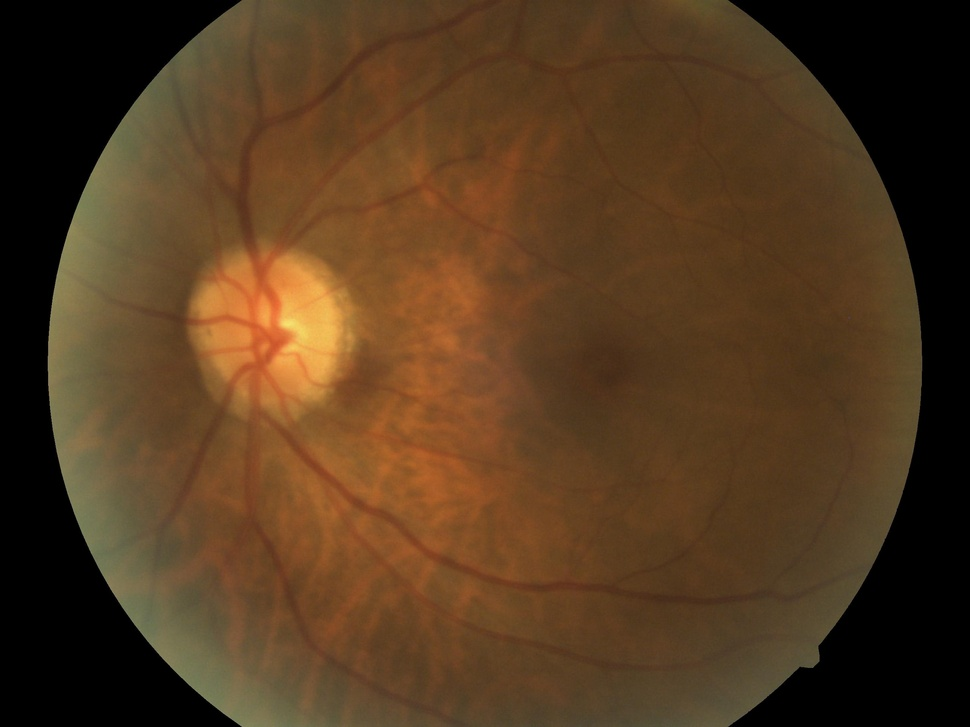
#> input picture data/test/image/input_val/dataset/original_0.jpg, 970 x 727 px, shrunk from 2560 x 1920 before the run
$ python -i dom.py   (imports and definitions only)   (older library calls are emulated)
#> lines starting #> are read from the running program, lines starting #| are printed output that depends on the picture; after the words box and inside, x2 and y2 are one past the last pixel; in counts of white or black regions, pixels touching at a corner belong together
"""Module for DOM sharpness.

Adapted from:
pydom, Sharpness Estimation for Document and Scene Images.
    https://github.com/umang-singhal/pydom


Original paper:
Kumar et al., Sharpness estimation for document and scene images (2012).
    https://ieeexplore.ieee.org/document/6460868
"""

import cv2
import numpy as np
from loguru import logger

from pymdma.common.definitions import Metric
from pymdma.common.output import DistributionResult, MetricResult
from pymdma.constants import EvaluationLevel, MetricGroup, OutputsTypes, ReferenceType


def _dom(median_blurred: np.ndarray):
    """Find DOM at each pixel.

    Parameters
    ----------
    median_blurred : np.ndarray
        Median filtered image.

    Returns
    -------
    domx : np.ndarray
        Diff of diff on x axis.
    domy : np.ndarray
        Diff of diff on y axis.
    """
    median_shift_up = np.pad(median_blurred, ((0, 2), (0, 0)), "constant")[2:, :]
    median_shift_down = np.pad(median_blurred, ((2, 0), (0, 0)), "constant")[:-2, :]
    domx = np.abs(median_shift_up - 2 * median_blurred + median_shift_down)

    median_shift_left = np.pad(median_blurred, ((0, 0), (0, 2)), "constant")[:, 2:]
    median_shift_right = np.pad(median_blurred, ((0, 0), (2, 0)), "constant")[:, :-2]
    domy = np.abs(median_shift_left - 2 * median_blurred + median_shift_right)
    return domx, domy


def _sharpness_matrix(
    median_blurred: np.ndarray,
    edgex: np.ndarray,
    edgey: np.ndarray,
    width: int = 2,
):
    """Find sharpness value at each pixel.

    Parameters
    ----------
    median_blurred : np.ndarray
        Median filtered grayscale image.
    edgex : np.ndarray
        Edge pixels in x-axis.
    edgey : np.ndarray
        Edge pixels in y-axis.
    width : int, optional
        Edge width, by default 2.
    debug : bool, optional
        To show intermediate results, by default False.

    Returns
    -------
    Sx : np.ndarray
        Sharpness value matrix computed in x-axis.
    Sy : np.ndarray
        Sharpness value matrix computed in y-axis.
    """
    # Compute dod measure on both axis
    domx, domy = _dom(median_blurred)

    # Contrast on x and y axis
    Cx = np.abs(median_blurred - np.pad(median_blurred, ((1, 0), (0, 0)), "constant")[:-1, :])
    Cy = np.abs(median_blurred - np.pad(median_blurred, ((0, 0), (1, 0)), "constant")[:, :-1])

    # Filter out sharpness at pixels other than edges
    Cx = np.multiply(Cx, edgex)
    Cy = np.multiply(Cy, edgey)

    # initialize sharpness matriz with 0's
    Sx = np.zeros(domx.shape)
    Sy = np.zeros(domy.shape)

    # Compute Sx
    for i in range(width, domx.shape[0] - width):
        num = np.abs(domx[i - width : i + width, :]).sum(axis=0)
        dn = Cx[i - width : i + width, :].sum(axis=0)
        Sx[i] = [(num[k] / dn[k] if dn[k] > 1e-3 else 0) for k in range(Sx.shape[1])]

    # Compute Sy
    for j in range(width, domy.shape[1] - width):
        num = np.abs(domy[:, j - width : j + width]).sum(axis=1)
        dn = Cy[:, j - width : j + width].sum(axis=1)
        Sy[:, j] = [(num[k] / dn[k] if dn[k] > 1e-3 else 0) for k in range(Sy.shape[0])]
    return Sx, Sy


def _sharpness_measure(
    median_blurred: np.ndarray,
    edgex: np.ndarray,
    edgey: np.ndarray,
    width: int,
    sharpness_threshold: float,
    epsilon: float = 1e-8,
):
    """Final Sharpness Value.

    Parameters
    ----------
    median_blurred : np.ndarray
        Median filtered grayscale image.
    width : int
        Edge width.
    sharpness_threshold : float
        Thresold to consider if a pixel is sharp.
    epsilon : float, optional
        Small value to defer div by zero, by default 1e-8.

    Returns
    -------
    S : float
        Sharpness measure(0<S<sqrt(2)).
    """
    Sx, Sy = _sharpness_matrix(median_blurred, edgex, edgey, width=width)
    Sx = np.multiply(Sx, edgex)
    Sy = np.multiply(Sy, edgey)

    Rx = np.sum(Sx >= sharpness_threshold) / (np.sum(edgex) + epsilon)
    Ry = np.sum(Sy >= sharpness_threshold) / (np.sum(edgey) + epsilon)
    return np.sqrt(Rx**2 + Ry**2)


def _smoothen_image(image: np.ndarray, transpose: bool = False, epsilon: float = 1e-8):
    """Smmoth image with ([0.5, 0, -0.5]) 1D filter.

    Parameters
    ----------
    image : np.ndarray
        Grayscale image.
    transpose : bool, optional
        To apply filter on vertical axis, by default False.
    epsilon : float, optional
        Small value to defer div by zero, by default 1e-8.

    Returns
    -------
    image_smoothed : np.ndarray
        Smoothened image.
    """
    fil = np.array([0.5, 0, -0.5])  # Smoothing Filter

    # change image axis for column convolution
    if transpose:
        image = image.T

    # Convolve grayscale image with smoothing filter
    image_smoothed = np.array([np.convolve(image[i], fil, mode="same") for i in range(image.shape[0])])

    # change image axis after column convolution
    if transpose:
        image_smoothed = image_smoothed.T

    # Normalize smoothened grayscale image
    return np.abs(image_smoothed) / (np.max(image_smoothed) + epsilon)


def _get_sharpness(
    img,
    width=2,
    sharpness_threshold=2,
    edge_threshold=0.0001,
    blur: bool = False,
    blur_size: tuple = (5, 5),
):
    """Image Sharpness Assessment.

    Parameters
    ----------
    img : str or np.ndarray
        Image source or image matrix.
    width : int, optional
        Text edge width, by default 2.
    sharpness_threshold : float, optional
        Thresold to consider if a pixel is sharp, by default 2.
    edge_threshold : float, optional
        Thresold to consider if a pixel is an edge pixel, by default 0.0001.
    debug : bool, optional
        To show intermediate results, by default False.

    Returns
    -------
    sharpness : float
        Image sharpness measure(0<S<sqrt(2)).
    """
    if len(img.shape) == 3:
        image = cv2.cvtColor(img, cv2.COLOR_RGB2GRAY)
    elif len(img.shape) == 2:
        image = img
    else:
        raise ValueError("Image is not in correct shape")

    # Add Gaussian Blur
    if blur:
        image = cv2.GaussianBlur(image, blur_size)

    # Perform median blur for removing Noise
    median_blurred = cv2.medianBlur(image, 3, cv2.CV_64F).astype("double") / 255.0

    # Smoothen image in x and y axis
    smoothx = _smoothen_image(image, transpose=True)
    smoothy = _smoothen_image(image)
    edgex = smoothx > edge_threshold
    edgey = smoothy > edge_threshold

    return _sharpness_measure(median_blurred, edgex, edgey, width=width, sharpness_threshold=sharpness_threshold)


# [91 lines that did not run here, left out]


__all__ = ["DOM"]

>>> import cv2
>>> picture = cv2.cvtColor(cv2.imread('../../../../../../data/test/image/input_val/dataset/original_0.jpg'), cv2.COLOR_BGR2RGB)
>>> result = _get_sharpness(picture)
#> in _smoothen_image, `image = image.T`:
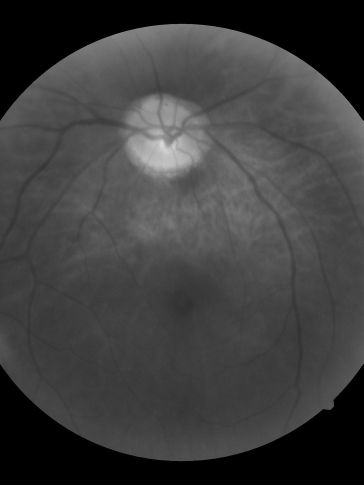
#> image: shape (970, 727) (shown at 1/2 size); min 0, max 220, mean 62.2
#> in _smoothen_image, `image_smoothed = image_smoothed.T`:
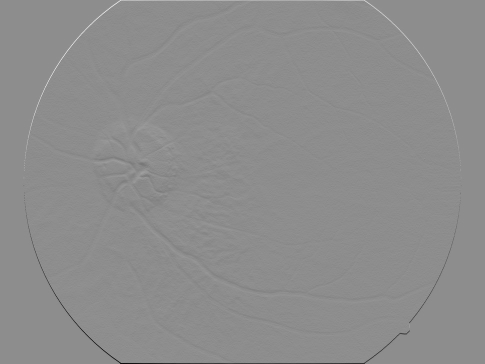
#> image_smoothed: shape (727, 970) float64 (shown at 1/2 size); min -67.5, max 54.5, mean 0; drawn with min black and max white
#> in _smoothen_image, `return np.abs(image_smoothed) / (np.max(image_smoothed) + epsilon)`:
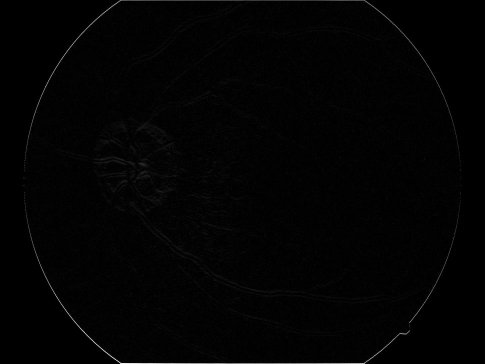
#> returned value: shape (727, 970) float64 (shown at 1/2 size); min 0, max 1.24, mean 0.0146; drawn with min black and max white
#> call 2 of _smoothen_image, with transpose = False, epsilon = 1e-08
#> in _smoothen_image (call 2), `image_smoothed = np.array([np.convolve(image[i], fil, mode="same") for..`:
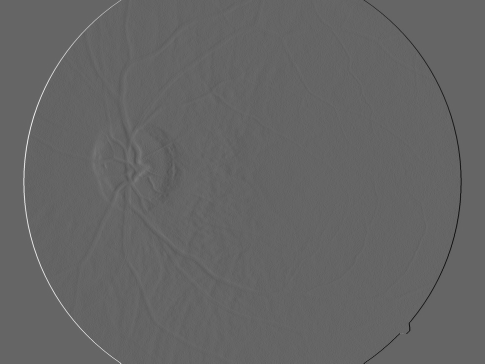
#> image_smoothed: shape (727, 970) float64 (shown at 1/2 size); min -47, max 71.5, mean 0; drawn with min black and max white
#> in _get_sharpness, `edgex = smoothx > edge_threshold`:
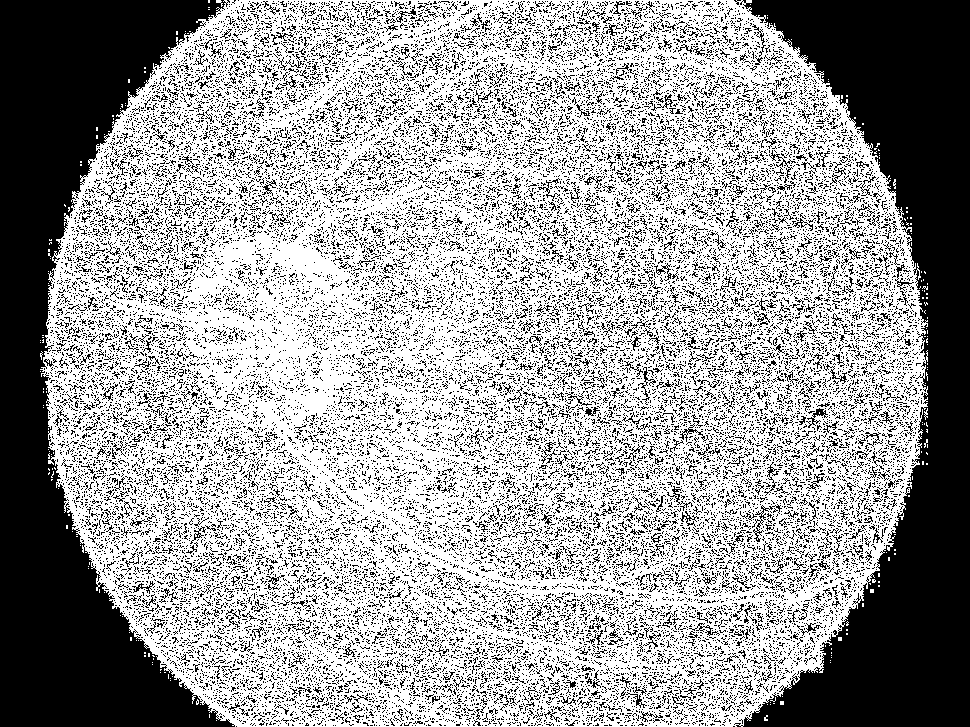
#> edgex: shape (727, 970) bool; 62.8% white; 30447 black regions (29640 under 20 px), largest, box (x1, y1, x2, y2) and area: (0, 0, 235, 727) 72742, (734, 0, 970, 727) 72256, (752, 504, 782, 542) 176
#> in _get_sharpness, `edgey = smoothy > edge_threshold`:
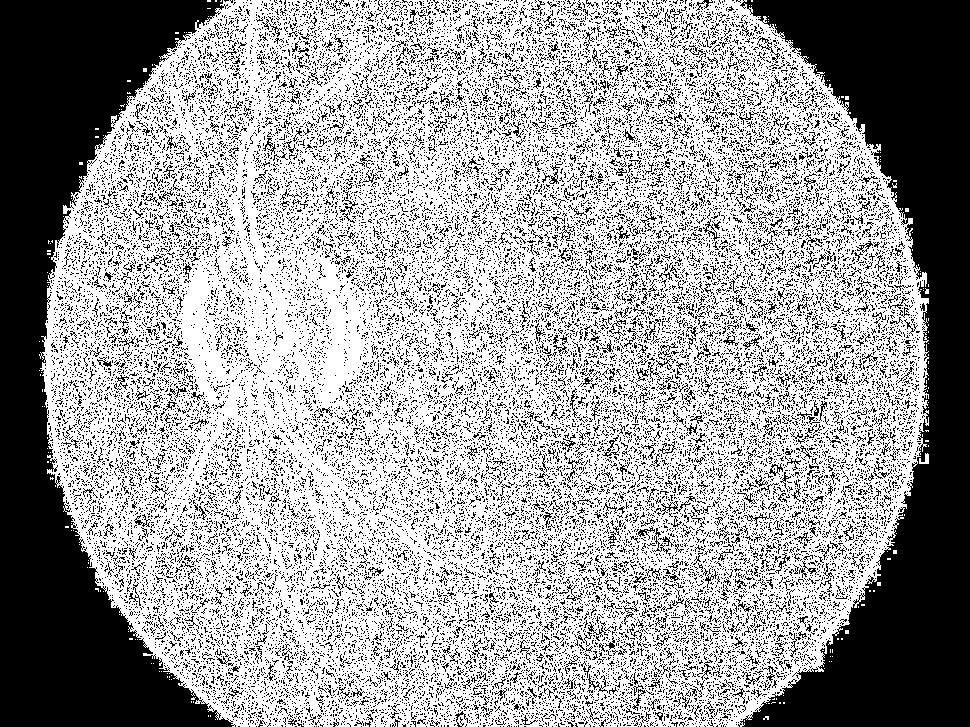
#> edgey: shape (727, 970) bool; 63.1% white; 30361 black regions (29525 under 20 px), largest, box (x1, y1, x2, y2) and area: (0, 0, 236, 727) 72172, (738, 0, 970, 727) 71425, (654, 496, 696, 515) 144
#> in _sharpness_measure, `Rx = np.sum(Sx >= sharpness_threshold) / (np.sum(edgex) + epsilon)`: Rx = 0.663
#> in _sharpness_measure, `Ry = np.sum(Sy >= sharpness_threshold) / (np.sum(edgey) + epsilon)`: Ry = 0.643
#> result = 0.923

$ run again, on data/test/image/input_val/dataset/original_1.jpg
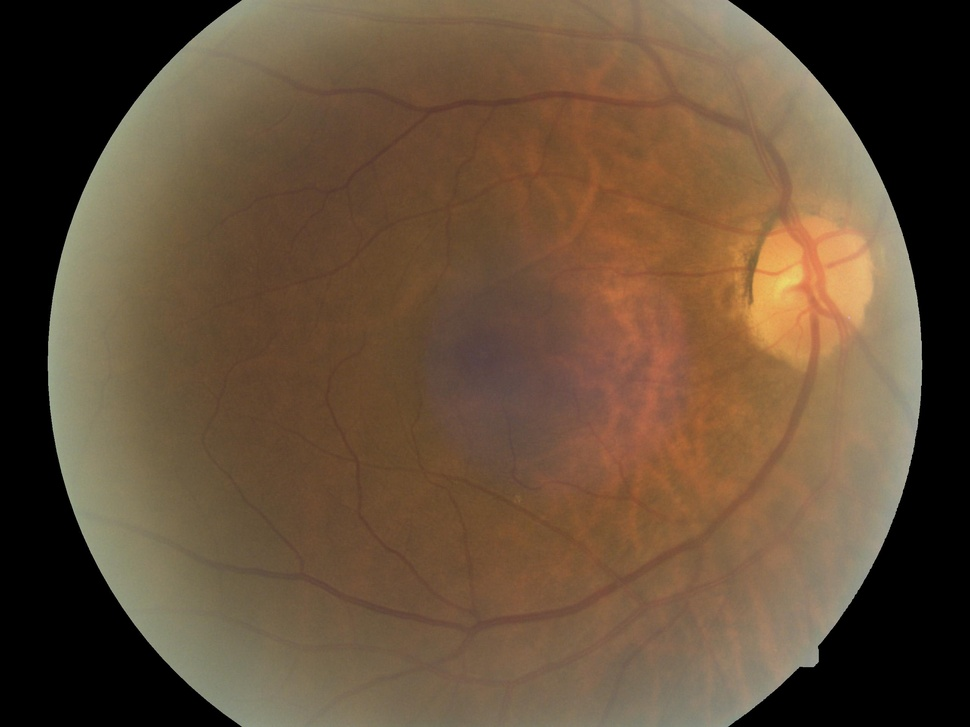
#> input picture data/test/image/input_val/dataset/original_1.jpg, 970 x 727 px, shrunk from 2560 x 1920 before the run
#> in _get_sharpness, `edgex = smoothx > edge_threshold`:
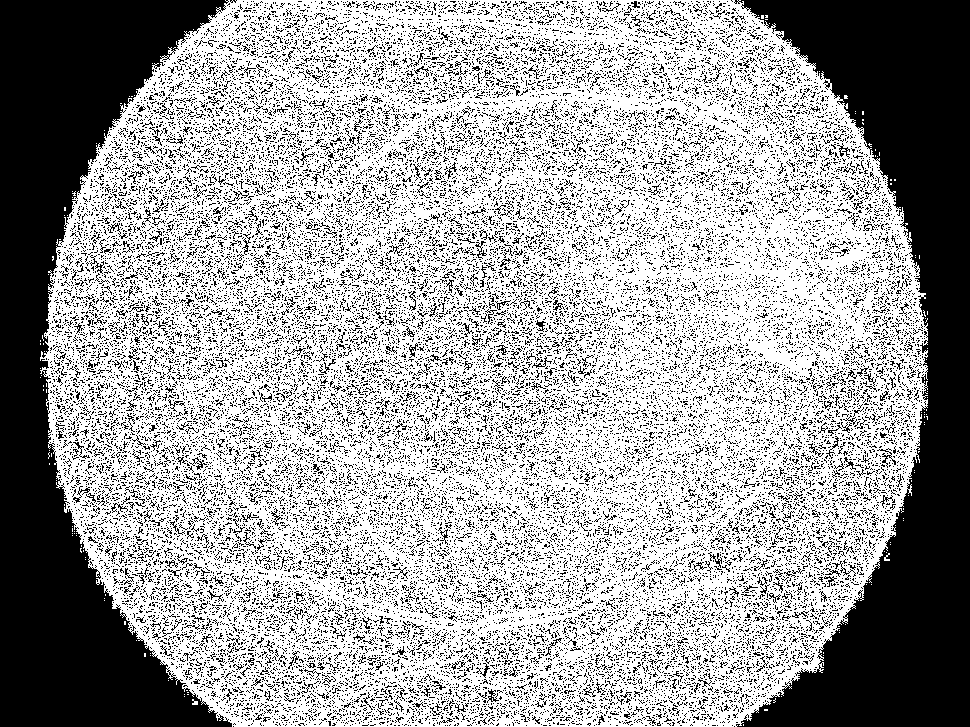
#> edgex: shape (727, 970) bool; 64.2% white; 32571 black regions (32044 under 20 px), largest, box (x1, y1, x2, y2) and area: (0, 0, 232, 727) 73102, (734, 0, 970, 727) 72702, (877, 448, 896, 468) 82
#> in _get_sharpness, `edgey = smoothy > edge_threshold`:
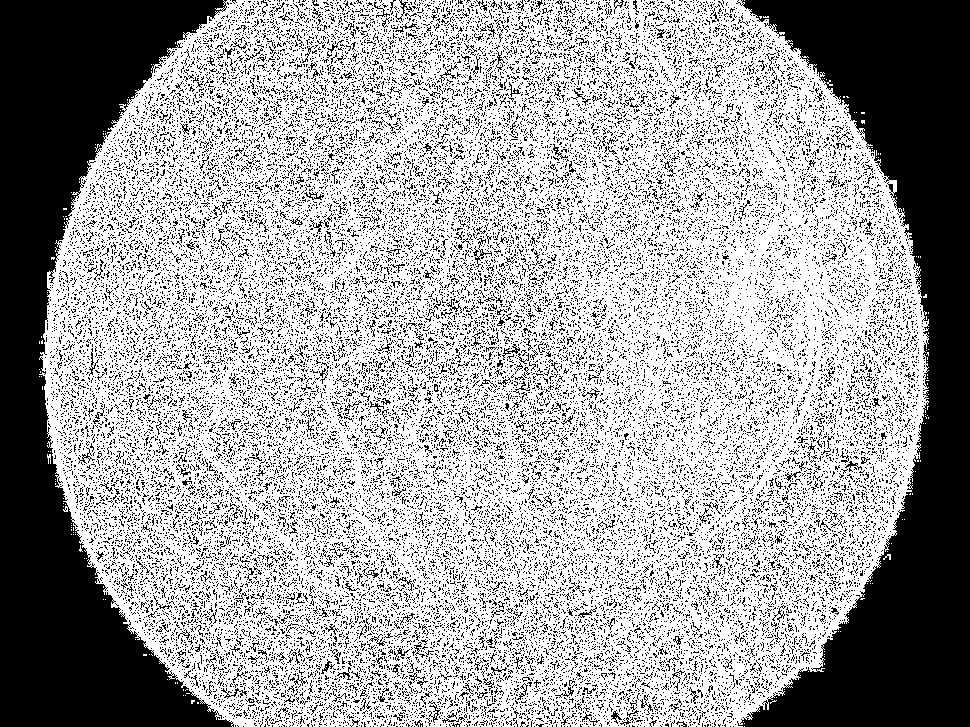
#> edgey: shape (727, 970) bool; 64.6% white; 32826 black regions (32386 under 20 px), largest, box (x1, y1, x2, y2) and area: (0, 0, 234, 727) 72674, (736, 0, 970, 727) 72315, (473, 238, 492, 267) 116
#> Rx = 0.709
#> Ry = 0.695
#> result = 0.993

$ run again, on data/test/image/input_val/dataset/original_2.jpg
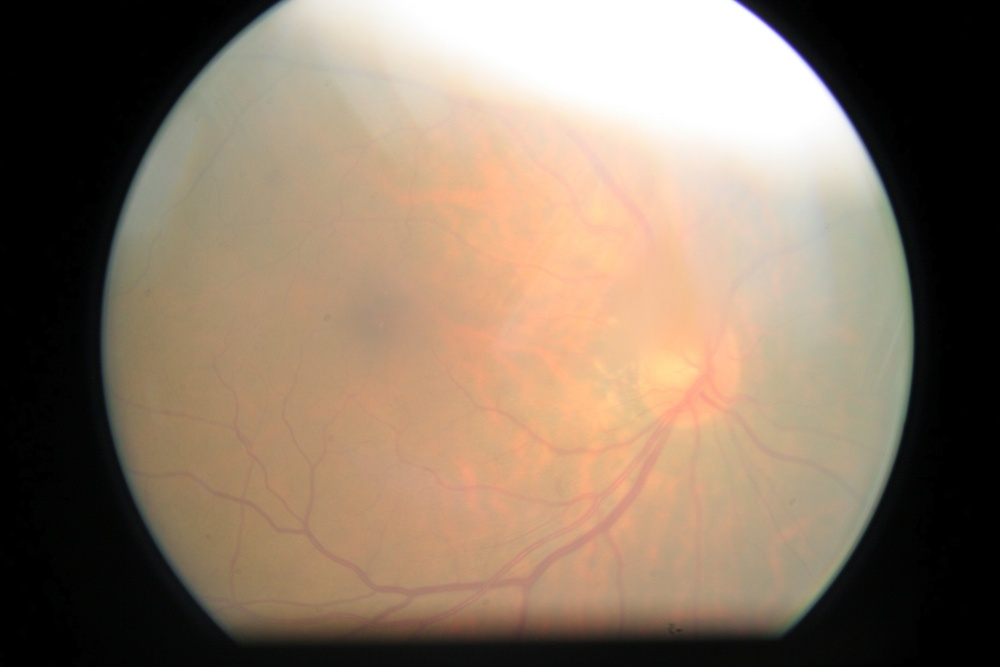
#> input picture data/test/image/input_val/dataset/original_2.jpg, 1000 x 667 px, shrunk from 3504 x 2336 before the run
#> in _get_sharpness, `edgex = smoothx > edge_threshold`:
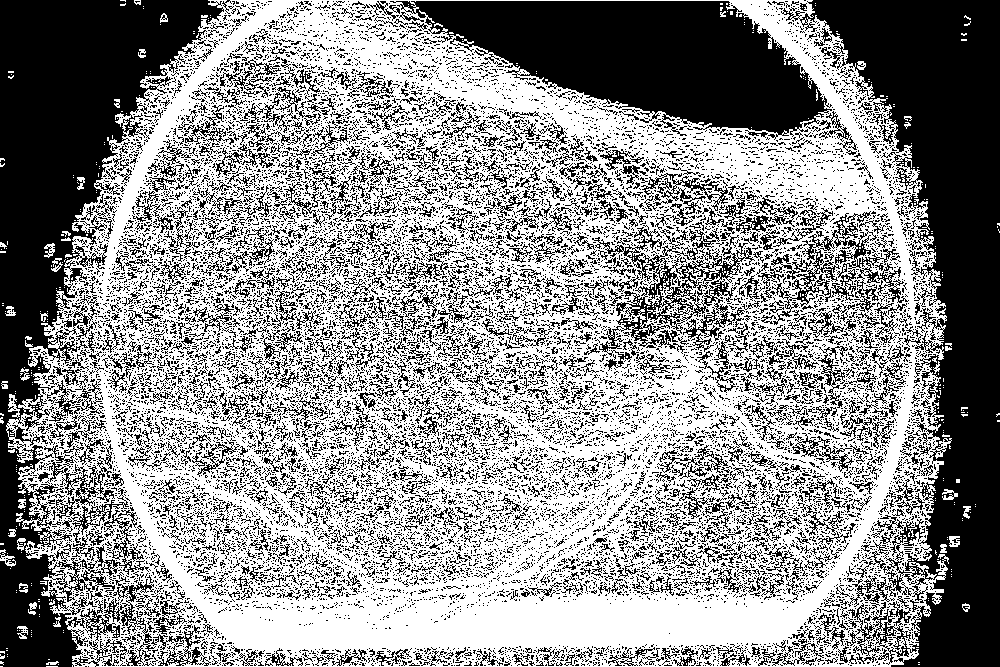
#> edgex: shape (667, 1000) bool; 57.1% white; 15895 black regions (14601 under 20 px), largest, box (x1, y1, x2, y2) and area: (781, 0, 1000, 667) 60171, (0, 0, 224, 667) 55334, (390, 1, 832, 140) 33938
#> edgey: shape (667, 1000) bool; 55.3% white; 15534 black regions (14272 under 20 px), largest, box (x1, y1, x2, y2) and area: (768, 0, 1000, 667) 59678, (0, 0, 236, 667) 58245, (365, 0, 864, 329) 49891
#> after the loop in _sharpness_matrix, `for j in range(width, domy.shape[1] - width):`:
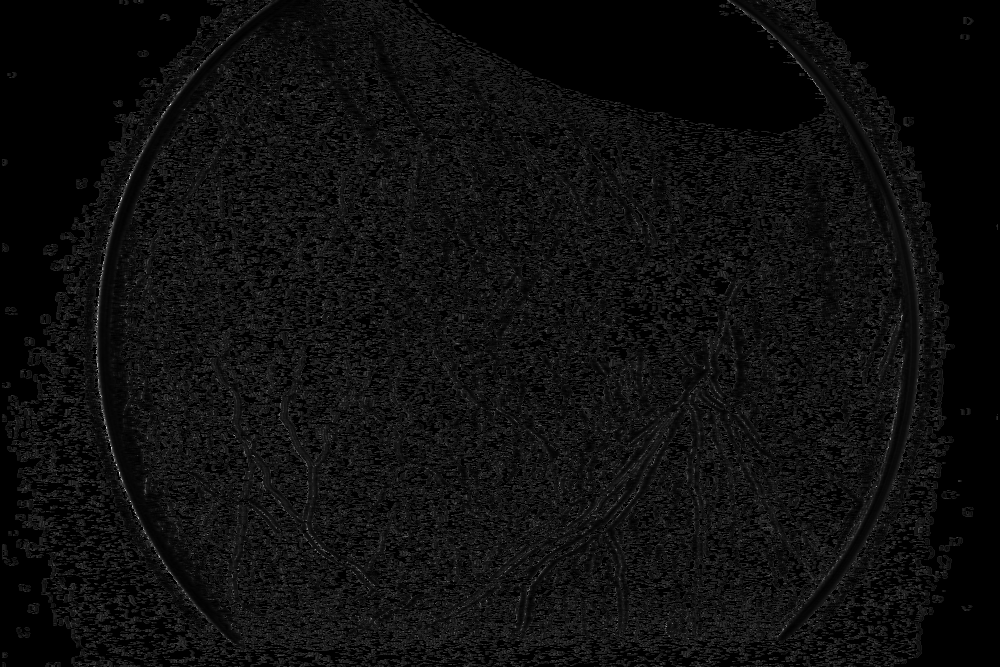
#> Sy: shape (667, 1000) float64; min 0, max 30, mean 1.7; drawn with min black and max white
#> Rx = 0.549
#> Ry = 0.588
#> result = 0.804
